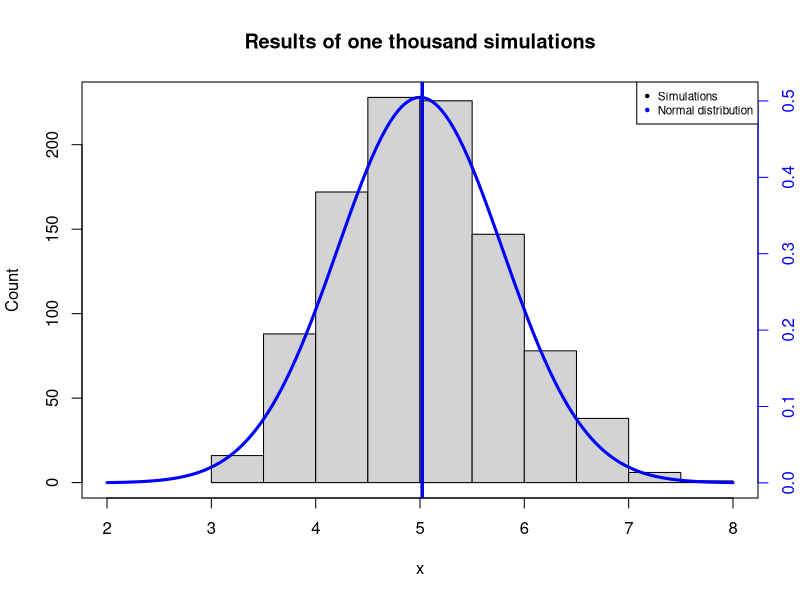
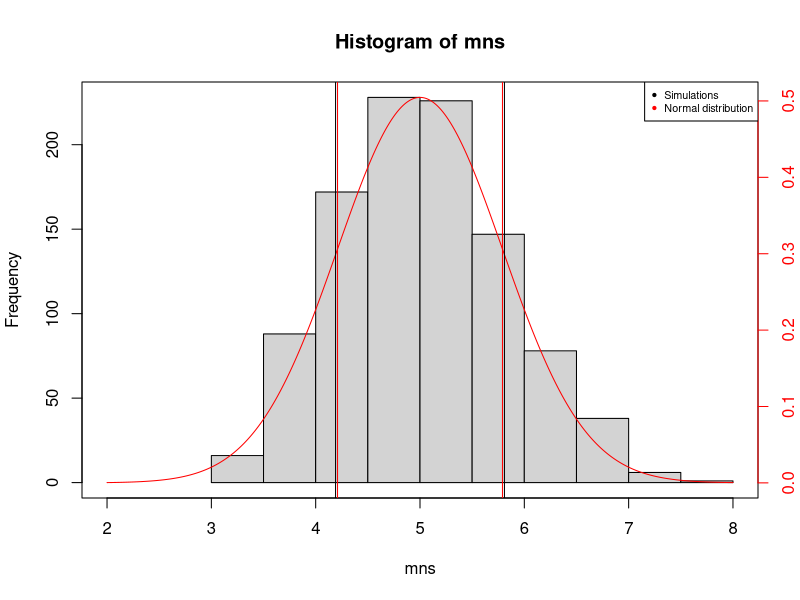
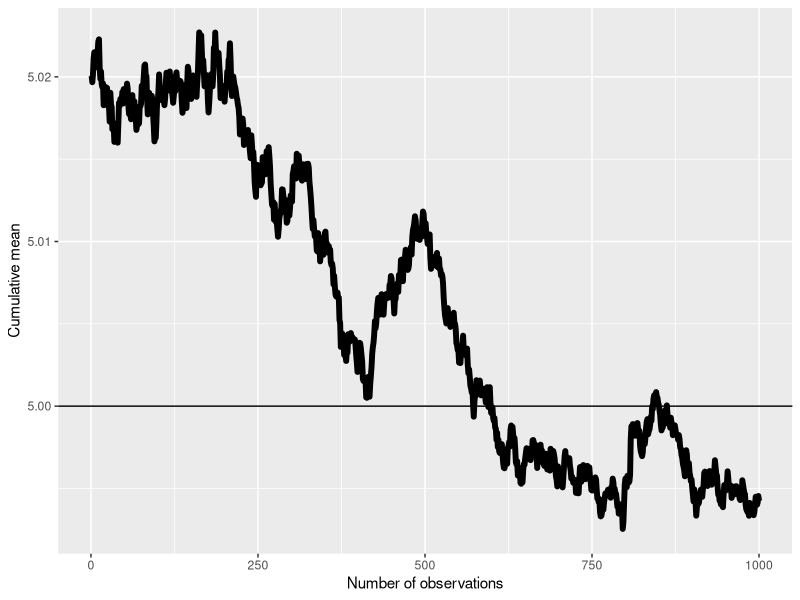
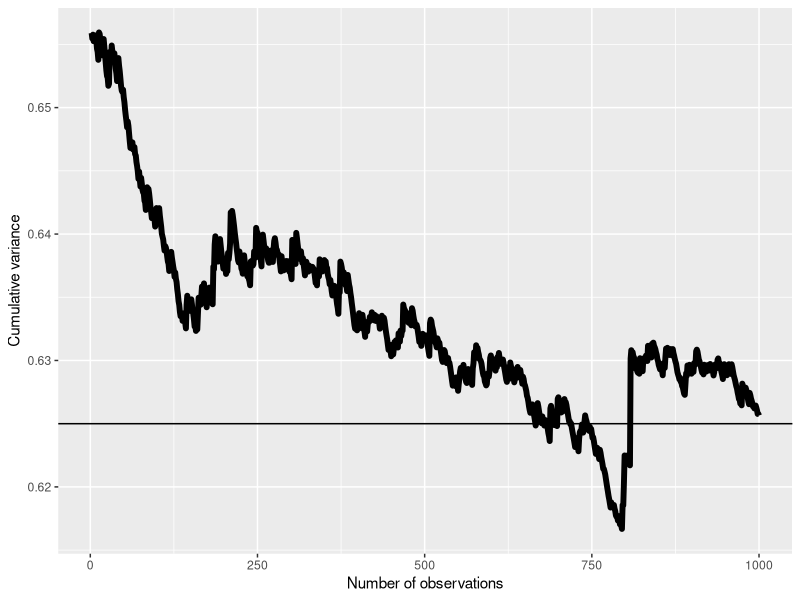

These figures' R source, in order:
library(ggplot2)
mns <- NULL
for (i in 1:1000) mns <- c(mns, mean(rexp(40, rate = 0.2)))
hist(mns, xlim = c(2,8), main = "Results of one thousand simulations", xlab = "x", ylab = "Count")
abline(v = mean(mns), lwd = 3)
x <- seq(2, 8, length = 1000)
y <- dnorm(x, mean = 5, sd = 5/sqrt(40))
par(new = T)
plot(x, y, type = "l", lwd = 3, xaxt = "n", yaxt = "n", xlab = "", ylab = "", col = "blue")
axis(4, col = "blue", col.axis = "blue")
abline(v = mean(mns), col = "blue", lwd = 3)
legend("topright", pch = 20, col = c("black", "blue"), c("Simulations", "Normal distribution"), cex = 0.7)

hist(mns, xlim = c(2,8))
x <- seq(2, 8, length = 1000)
y <- dnorm(x, mean = 5, sd = 5/sqrt(40))
par(new = T)
plot(x, y, type = "l", xaxt = "n", yaxt = "n", 
     xlab = "", ylab = "", col = "red")
axis(4, col = "red", col.axis = "red")
ssd <- 5 + c(-1, 1) * sqrt(var(mns))
abline(v = ssd)
tsd <- 5 + c(-1, 1) * sqrt(5^2/40)
abline(v = tsd, col = "red")
legend("topright", pch = 20, col = c("black", "red"), 
       c("Simulations", "Normal distribution"), cex = 0.65)

meanmns <- NULL
varmns <- NULL
for (i in 1:1000) {
        mns <- c(mns, mean(rexp(40, rate = 0.2)))
        meanmns <- c(meanmns, mean(mns))
        varmns <- c(varmns, var(mns))
}
g1 <- ggplot(data.frame(x = 1:1000, y = meanmns), aes(x=x, y=y))
g1 <- g1 + geom_hline(yintercept = 5.0) + geom_line(size = 2)
g1 <- g1 + labs(x = "Number of observations", y = "Cumulative mean")
g1

g2 <- ggplot(data.frame(x = 2:1000, y = varmns[2:1000]), aes(x=x, y=y)) # Omit the first y value since it is NA
g2 <- g2 + geom_hline(yintercept = 5^2/40) + geom_line(size = 2)
g2 <- g2 + labs(x = "Number of observations", y = "Cumulative variance")
g2